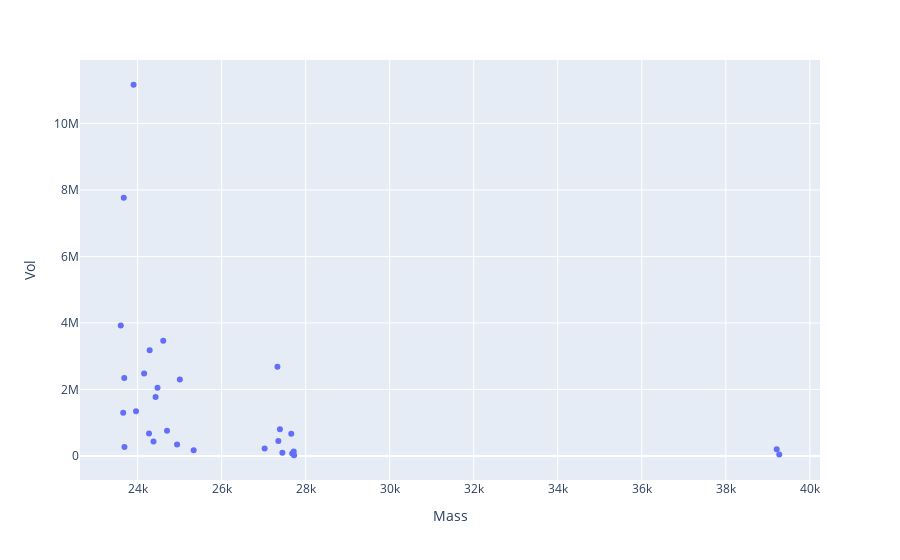

Notebook source saved alongside this figure:
### Code cell
df_noad_25k = df_noad[(df_noad.Mass > 23000)]
plotly_zone(df_noad_25k, y='Vol')

### Figure 1 — Plotly figure (JSON) as saved in the notebook; plotly's stock layout.template omitted (floating-point values rounded to 4 significant figures)
{"data": [{"hoverlabel": {"namelength": 0}, "hovertemplate": "Mass=%{x}<br>Vol=%{y}", "legendgroup": "", "marker": {"color": "#636efa", "symbol": "circle"}, "mode": "markers", "name": "", "showlegend": false, "type": "scatter", "x": [23600.0, 23660.0, 23670.0, 23680.0, 23690.0, 23900.0, 23960.0, 24160.0, 24270.0, 24290.0, 24380.0, 24430.0, 24470.0, 24610.0, 24700.0, 24940.0, 25010.0, 25330.0, 27020.0, 27330.0, 27350.0, 27390.0, 27450.0, 27660.0, 27680.0, 27720.0, 27720.0, 39210.0, 39270.0], "xaxis": "x", "y": [3919000.0, 1298000.0, 7769000.0, 2345000.0, 266900.0, 11160000.0, 1343000.0, 2480000.0, 675100.0, 3177000.0, 434700.0, 1772000.0, 2052000.0, 3460000.0, 753600.0, 344700.0, 2295000.0, 169900.0, 222500.0, 2681000.0, 445800.0, 798100.0, 95400.0, 663100.0, 68900.0, 132700.0, 19060.0, 201200.0, 41760.0], "yaxis": "y"}], "layout": {"legend": {"tracegroupgap": 0}, "margin": {"t": 60}, "xaxis": {"anchor": "y", "domain": [0, 1], "title": {"text": "Mass"}}, "yaxis": {"anchor": "x", "domain": [0, 1], "title": {"text": "Vol"}}}}
